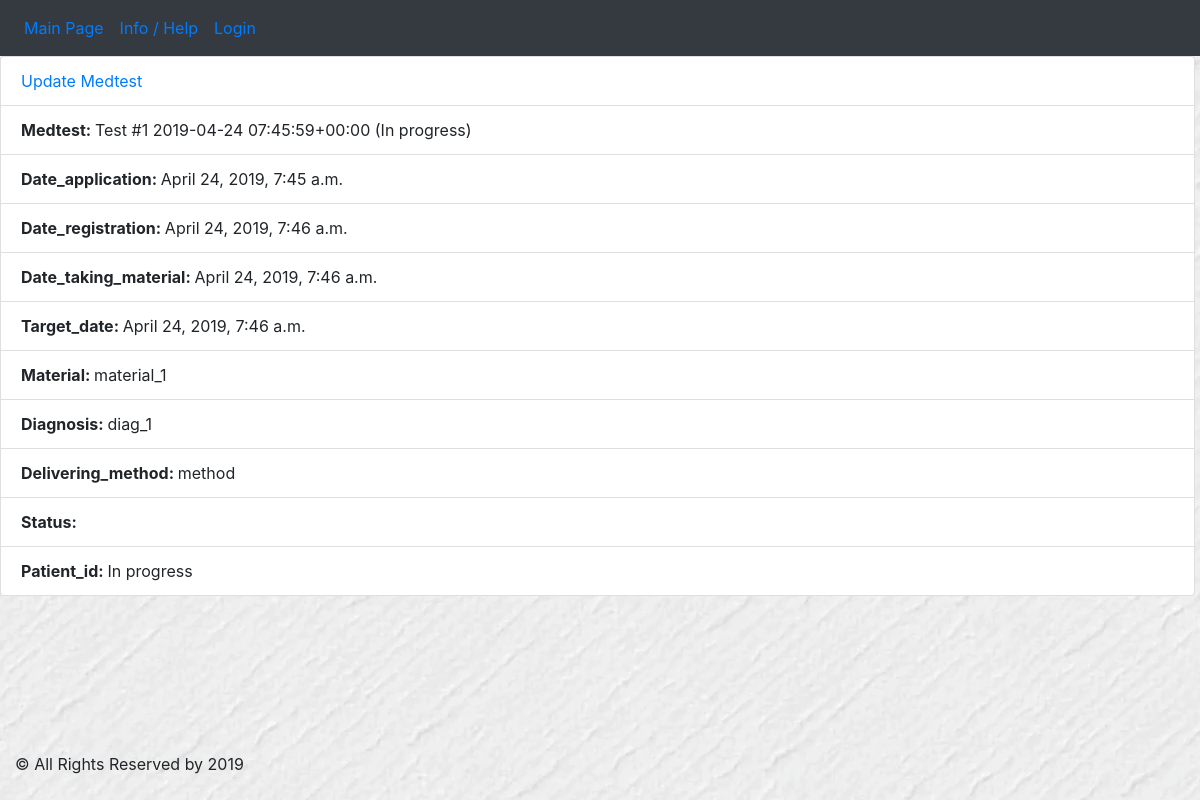
/lab/tests/1, run on an earlier commit of the app's database.
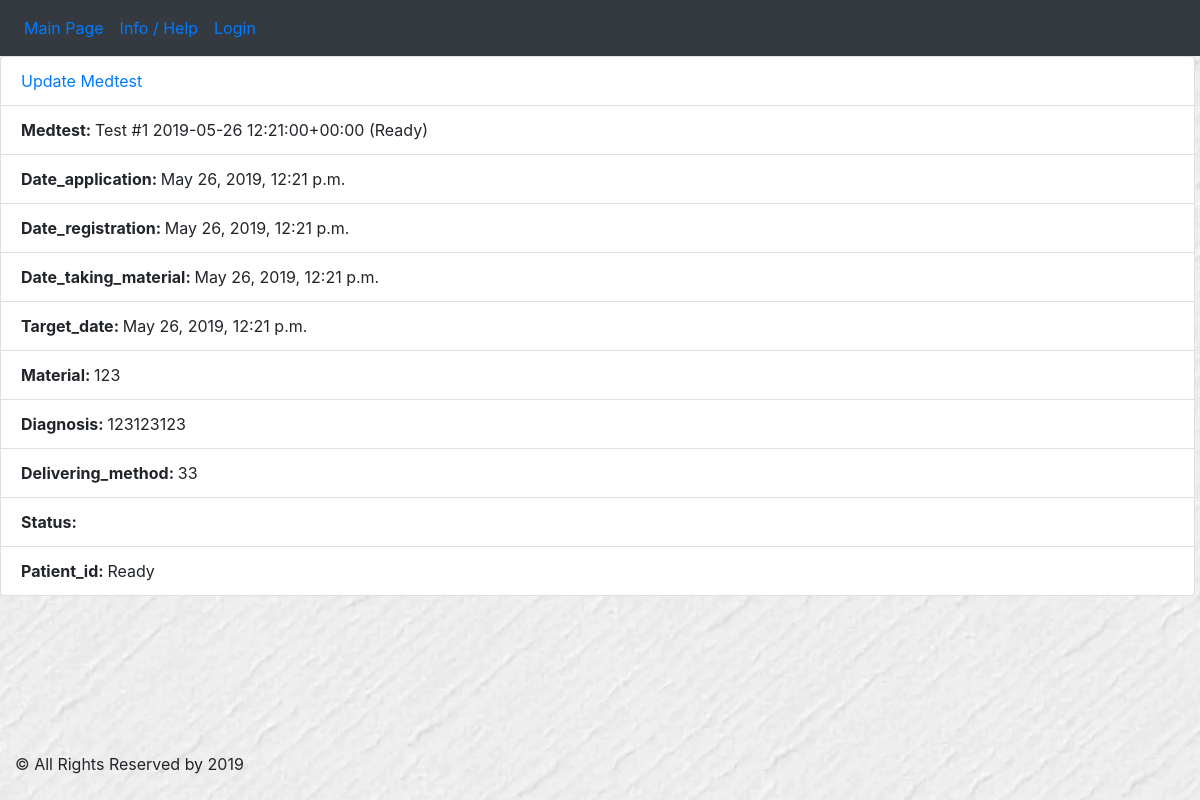
And on a later commit of the database.
### doctor/models.py (models this page shows, shortened)
class MedicalTests(models.Model):
    READINESS = (
        (0, 'In progress'),
        (1, 'Ready')
    )
    date_application = models.DateTimeField(default=timezone.now)
    date_registration = models.DateTimeField(default=timezone.now)
    date_taking_material = models.DateTimeField(default=timezone.now)
    target_date = models.DateTimeField(default=timezone.now)
    material = models.CharField(max_length=45)
    diagnosis = models.CharField(max_length=45)
    delivering_method = models.CharField(max_length=25)
    readiness = models.BooleanField(choices=READINESS, default=0)
    patient_id = models.ForeignKey(Patient, on_delete=models.CASCADE)
    doctor_id = models.ForeignKey(Doctor, on_delete=models.SET_NULL, null=True)
    def __str__(self):
        return 'Test #' + str(self.id) + ' ' + str(self.date_application) + ' (' + str(
            self.get_readiness_display()) + ')'

### lab/views.py (the view)
# urls.py: path('tests/<int:medpk>', views.MedicalTestsDetailView.as_view(),    name='medtest_details')
class MedicalTestsDetailView(generic.DetailView):
    model = MedicalTests
    template_name = 'lab/medtest_details.html'
    queryset = Patient.objects.all()
    def get_object(self, queryset=None):
        m_id = self.kwargs.get("medpk")
        return get_object_or_404(MedicalTests, id=m_id)

### lab/templates/lab/medtest_details.html (shortened to what this page needs)
{% extends 'extends/base.html' %}
{% block content %}
    <ul class="list-group">
    <li class="list-group-item"><a href="{% url 'lab:medtests_update' object.id %}">Update Medtest</a></li>
  <li class="list-group-item"><b>Medtest: </b> {{ object }}</li>
  <li class="list-group-item"><b>Date_application: </b> {{ object.date_application }}</li>
  <li class="list-group-item"><b>Date_registration: </b> {{ object.date_registration }}</li>
  <li class="list-group-item"><b>Date_taking_material: </b> {{ object.date_taking_material }}</li>
  <li class="list-group-item"><b>Target_date: </b> {{ object.target_date }}</li>
  <li class="list-group-item"><b>Material: </b> {{ object.material }}</li>
  <li class="list-group-item"><b>Diagnosis: </b> {{ object.diagnosis }}</li>
  <li class="list-group-item"><b>Delivering_method: </b> {{ object.delivering_method }}</li>
  <li class="list-group-item"><b>Status: </b> {{ object.get_status_display }}</li>
  <li class="list-group-item"><b>Patient_id: </b> {{  object.get_readiness_display }}</li>
</ul>
{% endblock %}

What changed in the data, as far as the page shows it:
changed MedicalTests: id+date_application+readiness "Test #1 2019-04-24 07:45:59+00:00 (In progress)" → "Test #1 2019-05-26 12:21:00+00:00 (Ready)"; date_application "April 24, 2019, 7:45 a.m." → "May 26, 2019, 12:21 p.m."; date_registration "April 24, 2019, 7:46 a.m." → "May 26, 2019, 12:21 p.m."; date_taking_material "April 24, 2019, 7:46 a.m." → "May 26, 2019, 12:21 p.m."; target_date "April 24, 2019, 7:46 a.m." → "May 26, 2019, 12:21 p.m."; material "material_1" → "123"; diagnosis "diag_1" → "123123123"; delivering_method "method" → "33"; readiness "In progress" → "Ready"
